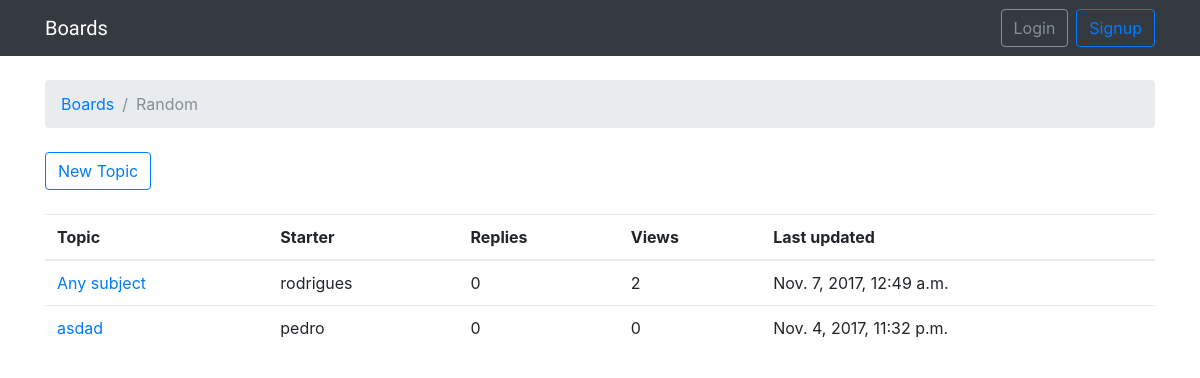
/boards/3/, run on the app's committed database.
### boards/models.py (models this page shows, shortened)
class Board(models.Model):
    name = models.CharField(max_length=30, unique=True)
    description = models.CharField(max_length=100)

class Topic(models.Model):
    subject = models.CharField(max_length=255)
    last_updated = models.DateTimeField(auto_now_add=True)
    board = models.ForeignKey(Board, related_name='topics')
    starter = models.ForeignKey(User, related_name='topics')
    views = models.PositiveIntegerField(default=0)

### boards/views.py (the view)
# urls.py: url(r'^boards/(?P<pk>\d+)/$', boards_views.TopicListView.as_view(), name='board_topics'),
class TopicListView(ListView):
    model = Topic
    context_object_name = 'topics'
    template_name = 'topics.html'
    paginate_by = 20
    def get_context_data(self, **kwargs):
        kwargs['board'] = self.board
        return super().get_context_data(**kwargs)
    def get_queryset(self):
        self.board = get_object_or_404(Board, pk=self.kwargs.get('pk'))
        queryset = self.board.topics.order_by('-last_updated').annotate(replies=Count('posts') - 1)
        return queryset

### templates/topics.html (shortened to what this page needs)
{% extends 'base.html' %}
{% block breadcrumb %}
    <li class="breadcrumb-item"><a href="{% url 'home' %}">Boards</a></li>
    <li class="breadcrumb-item active">{{board.name}}</li>
{% endblock %}
{% block content %}
    <div class="mb-4">
        <a href="{% url 'new_topic' board.pk %}" class="btn btn-outline-primary">New Topic</a>
    </div>
    <table class="table">
        <thead class="thead-inverse">
            <tr>
                <th>Topic</th>
                <th>Starter</th>
                <th>Replies</th>
                <th>Views</th>
                <th>Last updated</th>
            </tr>
        </thead>
        <tbody>
            {% for topic in topics %}
                <tr>
                    <td><a href="{% url 'topic_posts' board.pk topic.pk %}">{{ topic.subject }}</td>
                    <td>{{ topic.starter.username }}</td>
                    <td>{{ topic.replies }}</td>
                    <td>{{ topic.views }}</td>
                    <td>{{ topic.last_updated }}</td>
                </tr>
            {% endfor %}
        </tbody>
    </table>
{% endblock %}

### data on the page
Board: name "Random"
Topic: subject "Any subject", starter.username "rodrigues", replies "0", views "2", last_updated "Nov. 7, 2017, 12:49 a.m."
Topic: subject "asdad", starter.username "pedro", replies "0", views "0", last_updated "Nov. 4, 2017, 11:32 p.m."
